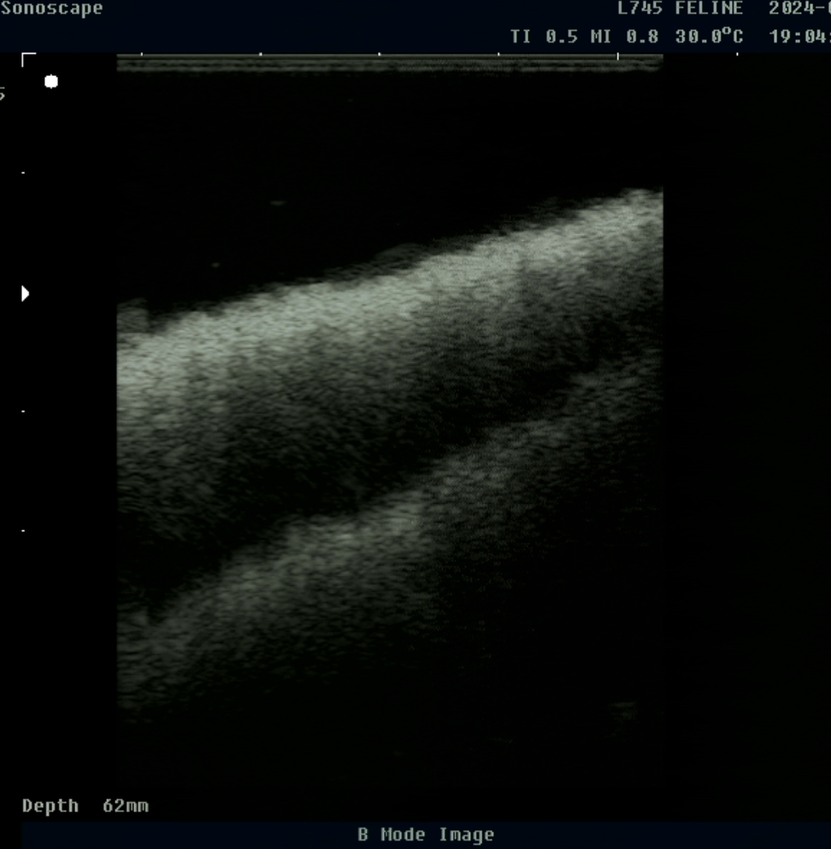
#> input picture image.png, 831 x 849 px, shrunk from 972 x 994 before the run
$ jupyter execute Korea_2025_02_19.ipynb
#> lines starting #> are read from the running program, lines starting #| are printed output that depends on the picture
[cell 1]
import numpy as np
from scipy.signal import hilbert
import cv2
import matplotlib.pyplot as plt
from scipy.ndimage import gaussian_filter1d

[cell 2]
def plot_(original, envelope):
    plt.figure(figsize=(8, 5))
    plt.plot(original, label="Original", color='blue', linestyle='-')
    plt.plot(envelope, label="Envelope", color='red', linestyle='--')

    plt.xlabel("Depth (mm)")
    plt.ylabel("Intensity")
    plt.title("Original vs Envelope Signal")
    plt.legend()
    plt.grid(True)
    plt.show()

def plot_2(original_image,output):
    fig, axes = plt.subplots(1, 2, figsize=(10, 5))
    axes[0].imshow(original_image)
    axes[0].set_title("Original Image")
    axes[0].axis("off")

    axes[1].imshow(output)
    axes[1].set_title("Output Image")
    axes[1].axis("off")

    plt.show()

[cell 3]
def envelope(image,envelop_func,prec):
#> called with prec = 0.5
    output_image = image.copy().T
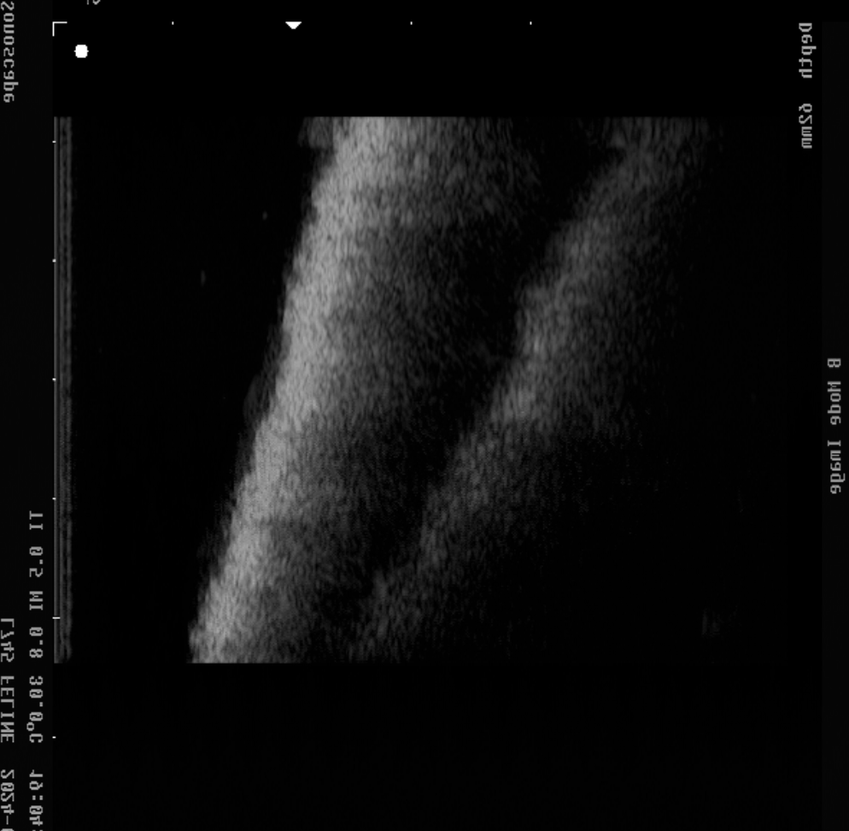
#> output_image: shape (831, 849) uint32; min 0, max 255, mean 14
    output_image_max = output_image.copy()

    n,m = output_image.shape
#> n = 831; m = 849

    for i in range(n):
        line = output_image[i,:]
        #line = line- np.mean(line)
        line = envelop_func(line)
        output_image[i,:] = line

        output_image_max[i,:] = search_max(line,prec)
#> this loop made 831 passes
#> (max_index in search_max, threshold in search_max) on passes 1 to 3: (96, 2248), (95, 3227.7), (95, 4476.6)
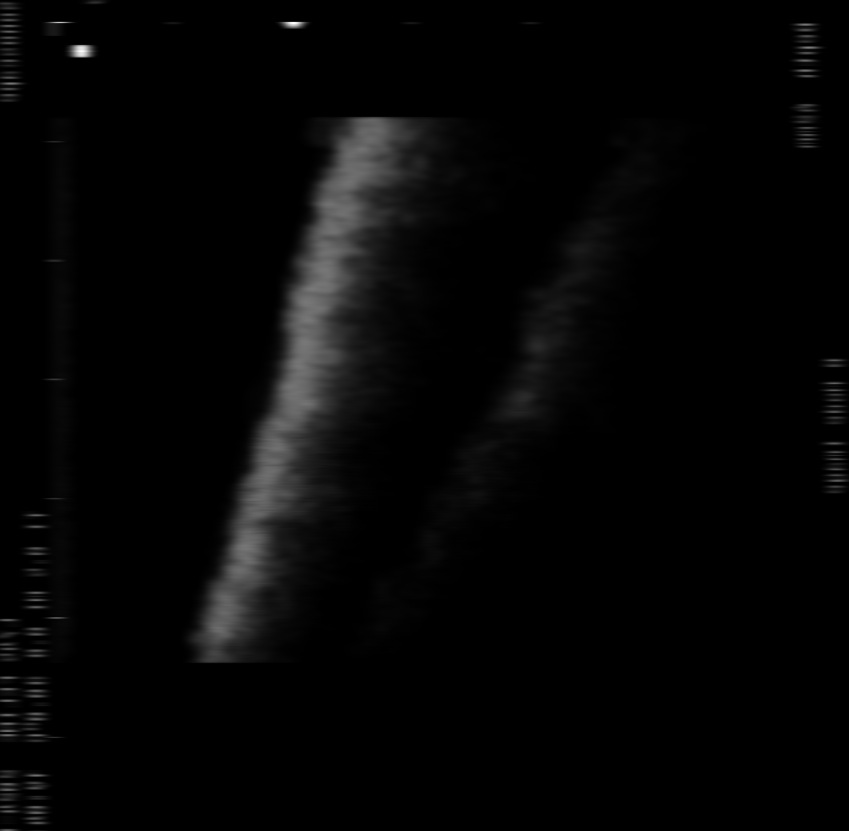
#> output_image: shape (831, 849) uint32; min 0, max 48016, mean 1110; drawn with min black and max white
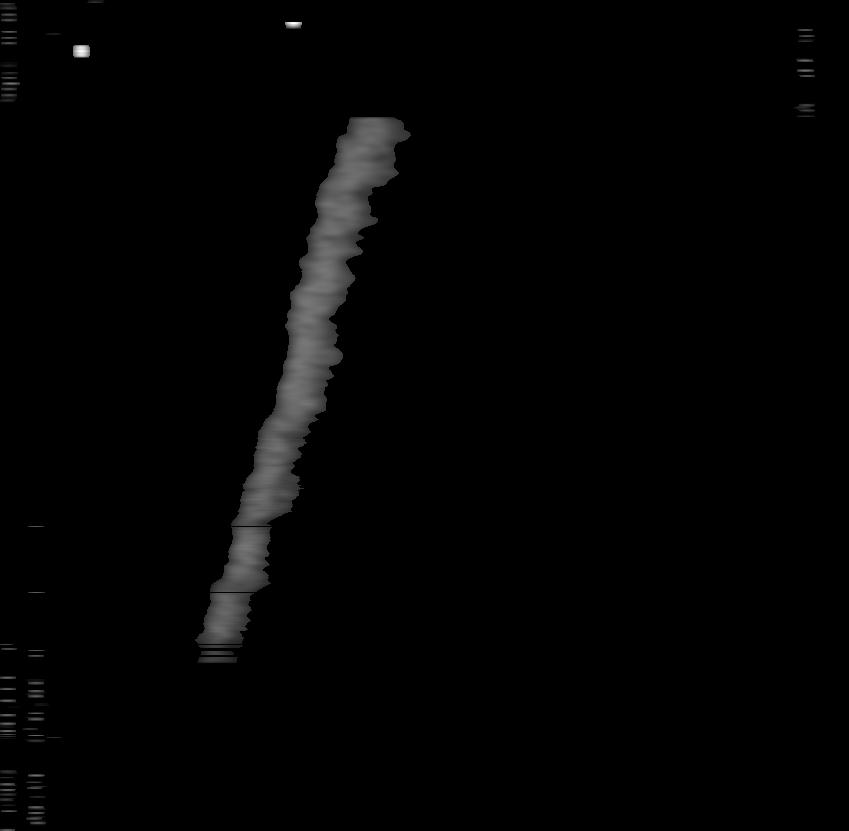
#> output_image_max: shape (831, 849) uint32; min 0, max 48016, mean 654.1; drawn with min black and max white

    return output_image.T,output_image_max.T

def search_max(line,prec = 0.3):
    max_index = np.argmax(line)

    output_line = line.copy()

    threshold = line[max_index] * (1 - prec)

    zero_indices = np.where(line < threshold)[0]
    output_line[zero_indices] = 0

    lhs = 0
    for i in range(0,max_index-1):
        if output_line[i] < threshold:
            lhs = i

    rhs = 0
    for j in range(max_index+1,line.shape[0]):
        if output_line[j] < threshold:
            rhs = j
            break

    output_line[0:lhs] = 0

    output_line[rhs:line.shape[0]] = 0

    return output_line

[cell 4]
from scipy.signal import convolve
from scipy.stats import norm

def dummy_func(line):
    return line


def square(line):
    output_line = line.copy()**2

    # Create a Hanning window for smoothing
    window_size = 31
    hanning_window = np.hanning(window_size)
    hanning_window /= hanning_window.sum()  # Normalize the window

    # Apply convolution for smoothing
    smoothed_line = convolve(output_line, hanning_window, mode='same')

    return smoothed_line

[cell 5]
original_image = cv2.imread('image.png',cv2.IMREAD_GRAYSCALE)
original_image = np.uint32(original_image)
#plot_(original_image[:,index],original_image[:,index]**2)
envelop_func = square
output,output_max = envelope(original_image,envelop_func,0.5)
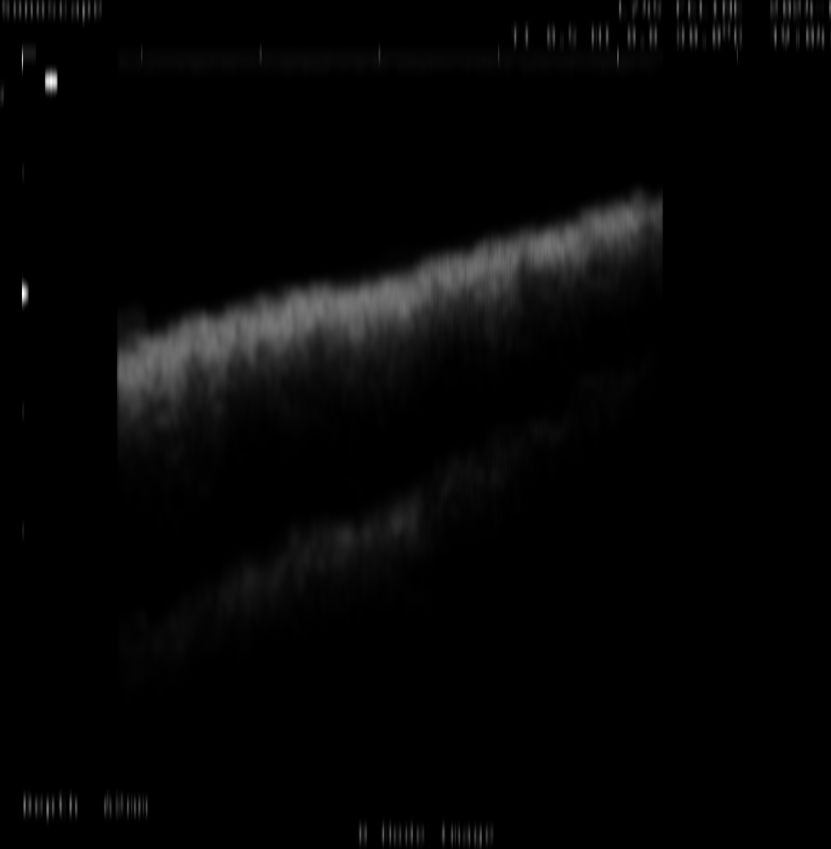
#> output: shape (849, 831) uint32; min 0, max 48016, mean 1110; drawn with min black and max white
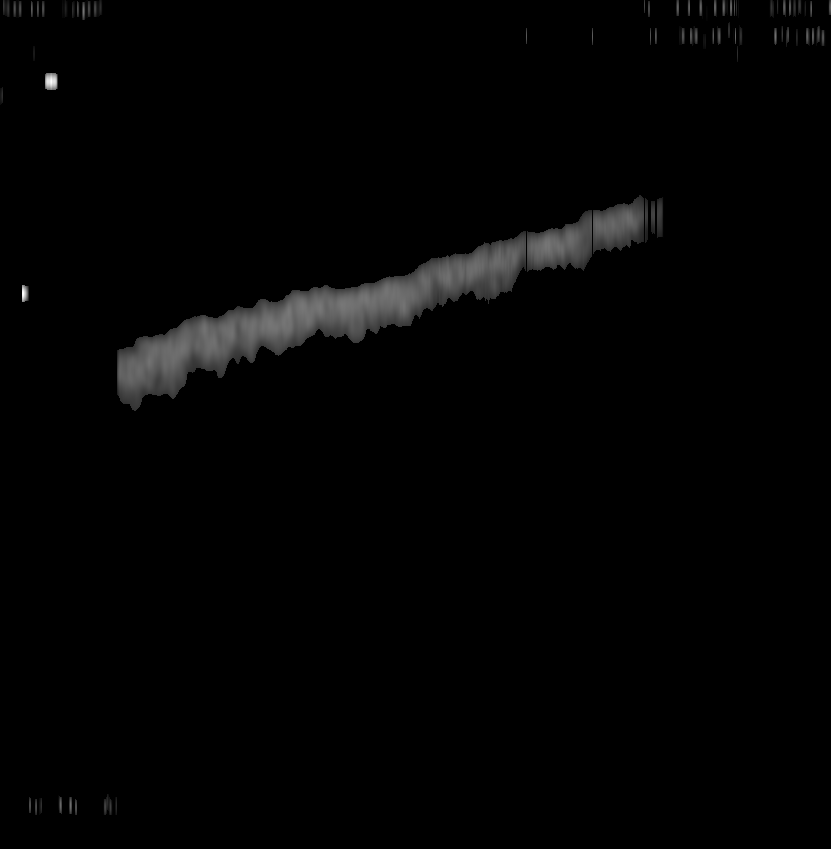
#> output_max: shape (849, 831) uint32; min 0, max 48016, mean 654.1; drawn with min black and max white

[cell 6]
index = 200
plot_(original_image[:,index],output_max[:,index])
#> in plot_, `plt.show()`:
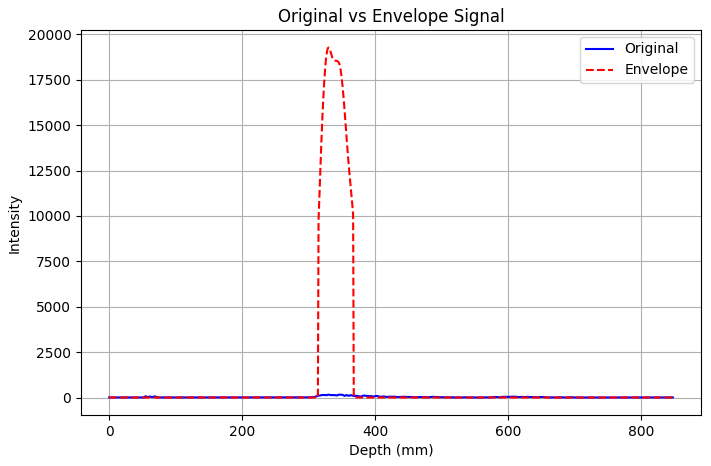
#> figure drawn by matplotlib, 1 panel; curve peaks at x = 346, y = 159; curve peaks at x = 330, y = 19282
plot_2(original_image,output_max)

$ run again, with ultrahang_screen2.png copied over image.png
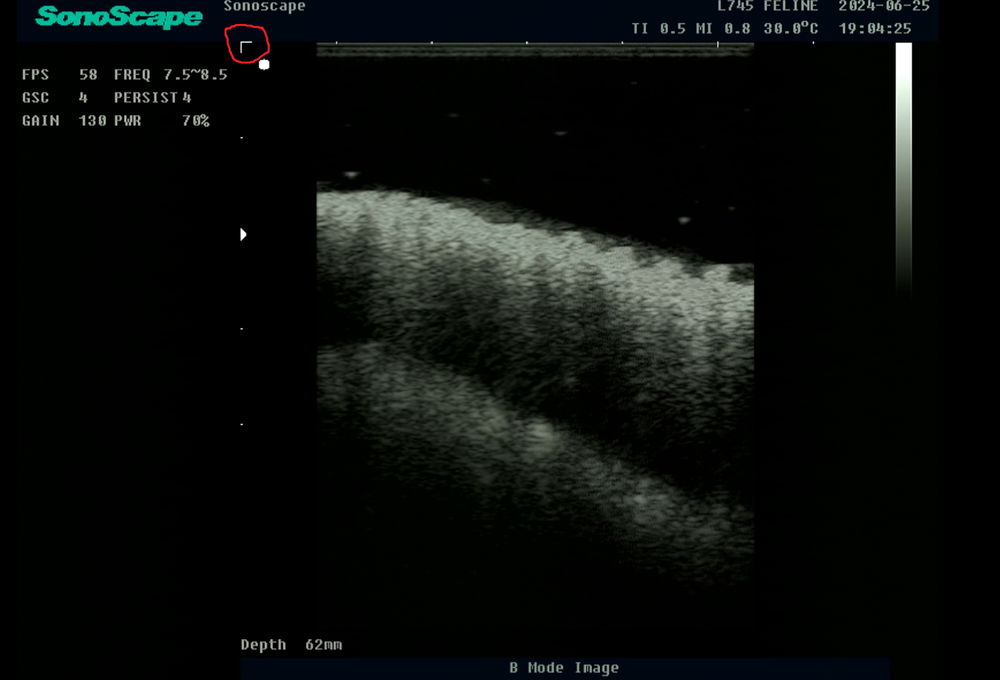
#> input picture ultrahang_screen2.png, 1000 x 680 px, shrunk from 1461 x 994 before the run
#> the loop in envelope, `for i in range(n):` made 1000 passes
#> (max_index in search_max, threshold in search_max) on passes 1 to 3: (0, 0), (0, 0), (0, 0)
#> after the loop in envelope, `for i in range(n):`:
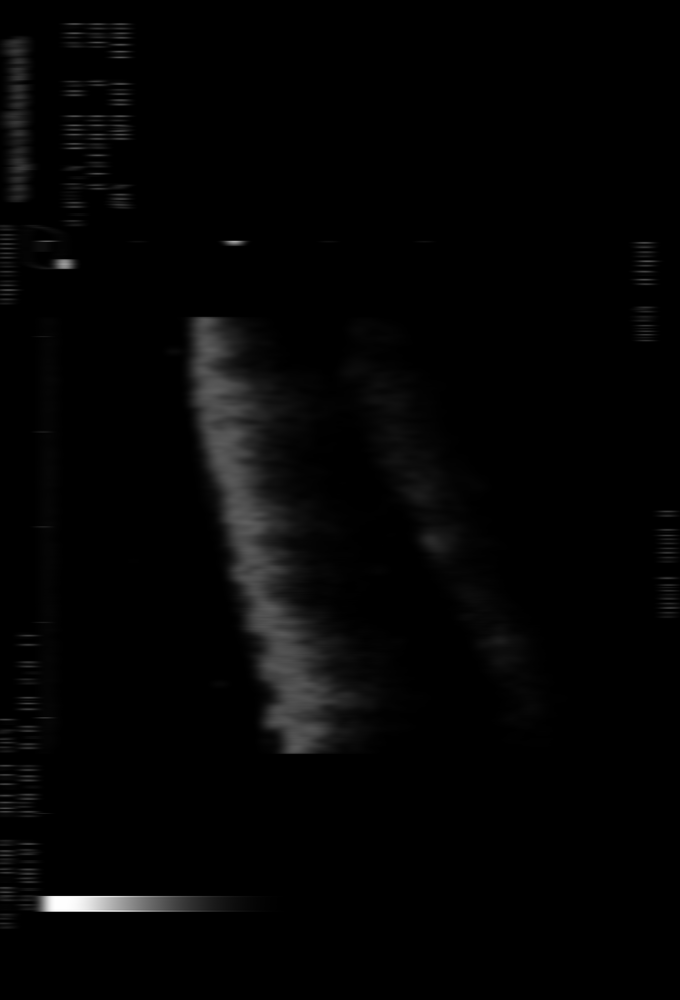
#> output_image: shape (1000, 680) uint32; min 0, max 65025, mean 1132.2; drawn with min black and max white
#> in plot_, `plt.show()`:
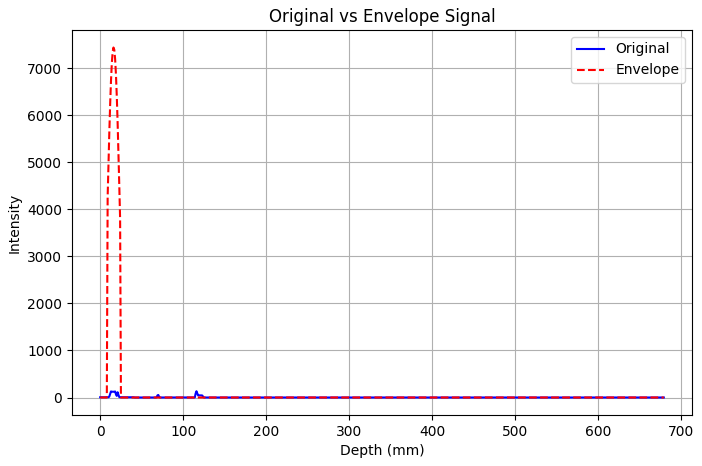
#> figure drawn by matplotlib, 1 panel; curve peaks at x = 116, y = 133; curve peaks at x = 16, y = 7444

$ run again, with ultrahang_screen3.png copied over image.png
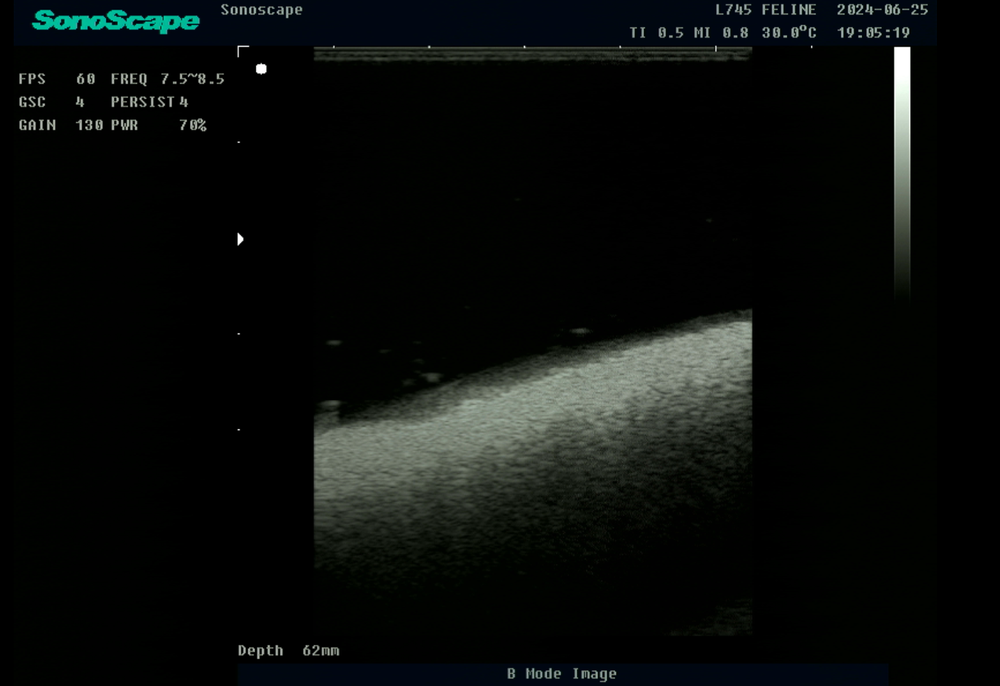
#> input picture ultrahang_screen3.png, 1000 x 686 px, shrunk from 1458 x 1000 before the run
#> the loop in envelope, `for i in range(n):` made 1000 passes
#> (max_index in search_max, threshold in search_max) on passes 1 to 3: (0, 0), (0, 0), (0, 0)
#> after the loop in envelope, `for i in range(n):`:
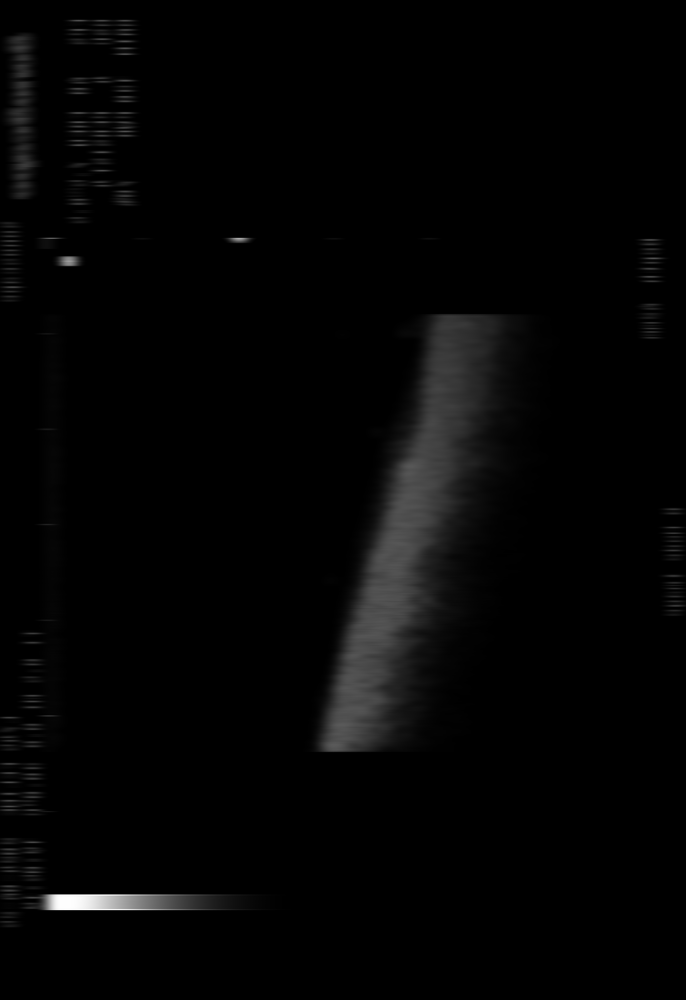
#> output_image: shape (1000, 686) uint32; min 0, max 65025, mean 1159.6; drawn with min black and max white
#> in plot_, `plt.show()`:
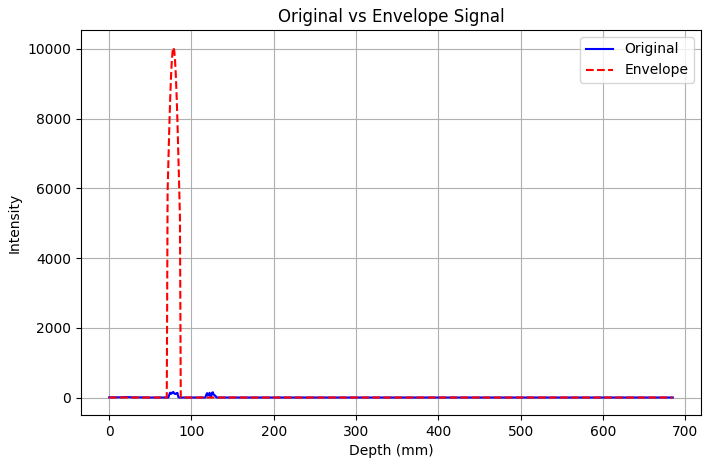
#> figure drawn by matplotlib, 1 panel; curve peaks at x = 78, y = 158; curve peaks at x = 78, y = 10037
